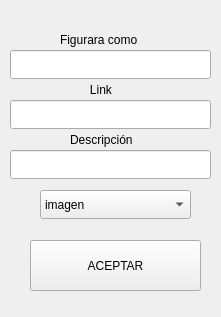
<?xml version="1.0" encoding="UTF-8"?>
<ui version="4.0">
 <class>Insertar</class>
 <widget class="QWidget" name="Insertar">
  <property name="geometry">
   <rect>
    <x>0</x>
    <y>0</y>
    <width>221</width>
    <height>317</height>
   </rect>
  </property>
  <property name="minimumSize">
   <size>
    <width>221</width>
    <height>317</height>
   </size>
  </property>
  <property name="maximumSize">
   <size>
    <width>221</width>
    <height>317</height>
   </size>
  </property>
  <property name="windowTitle">
   <string>Insertar...</string>
  </property>
  <property name="windowIcon">
   <iconset>
    <normaloff>Resource/icono.png</normaloff>Resource/icono.png</iconset>
  </property>
  <widget class="QLineEdit" name="nombre">
   <property name="geometry">
    <rect>
     <x>10</x>
     <y>50</y>
     <width>201</width>
     <height>29</height>
    </rect>
   </property>
  </widget>
  <widget class="QLabel" name="label">
   <property name="geometry">
    <rect>
     <x>60</x>
     <y>30</y>
     <width>111</width>
     <height>19</height>
    </rect>
   </property>
   <property name="text">
    <string>Figurara como</string>
   </property>
  </widget>
  <widget class="QLabel" name="label_2">
   <property name="geometry">
    <rect>
     <x>80</x>
     <y>80</y>
     <width>72</width>
     <height>19</height>
    </rect>
   </property>
   <property name="text">
    <string>   Link</string>
   </property>
  </widget>
  <widget class="QLineEdit" name="link">
   <property name="geometry">
    <rect>
     <x>10</x>
     <y>100</y>
     <width>201</width>
     <height>29</height>
    </rect>
   </property>
  </widget>
  <widget class="QLabel" name="label_3">
   <property name="geometry">
    <rect>
     <x>70</x>
     <y>130</y>
     <width>91</width>
     <height>19</height>
    </rect>
   </property>
   <property name="text">
    <string>Descripción</string>
   </property>
  </widget>
  <widget class="QLineEdit" name="descripcion">
   <property name="geometry">
    <rect>
     <x>10</x>
     <y>150</y>
     <width>201</width>
     <height>29</height>
    </rect>
   </property>
  </widget>
  <widget class="QPushButton" name="aceptar">
   <property name="geometry">
    <rect>
     <x>30</x>
     <y>240</y>
     <width>171</width>
     <height>51</height>
    </rect>
   </property>
   <property name="cursor">
    <cursorShape>PointingHandCursor</cursorShape>
   </property>
   <property name="text">
    <string>ACEPTAR</string>
   </property>
   <property name="icon">
    <iconset>
     <normalon>Resource/Siguiente.png</normalon>
    </iconset>
   </property>
  </widget>
  <widget class="QComboBox" name="opcInsertar">
   <property name="geometry">
    <rect>
     <x>40</x>
     <y>190</y>
     <width>151</width>
     <height>29</height>
    </rect>
   </property>
   <item>
    <property name="text">
     <string>imagen</string>
    </property>
   </item>
   <item>
    <property name="text">
     <string>enlace</string>
    </property>
   </item>
   <item>
    <property name="text">
     <string>Video de Youtube</string>
    </property>
   </item>
  </widget>
  <widget class="QLabel" name="error">
   <property name="geometry">
    <rect>
     <x>10</x>
     <y>300</y>
     <width>181</width>
     <height>19</height>
    </rect>
   </property>
   <property name="text">
    <string/>
   </property>
  </widget>
 </widget>
 <resources/>
 <connections>
  <connection>
   <sender>aceptar</sender>
   <signal>clicked()</signal>
   <receiver>Insertar</receiver>
   <slot>aceptar()</slot>
   <hints>
    <hint type="sourcelabel">
     <x>146</x>
     <y>241</y>
    </hint>
    <hint type="destinationlabel">
     <x>228</x>
     <y>316</y>
    </hint>
   </hints>
  </connection>
 </connections>
 <slots>
  <slot>aceptar()</slot>
 </slots>
</ui>
